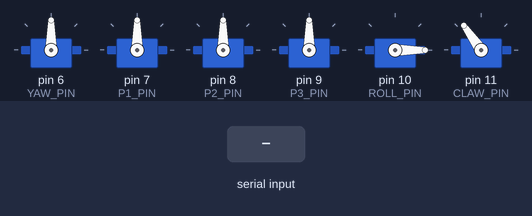
This sketch was run on a simulated Arduino Uno, built with avr-gcc and run on an emulated ATmega328P. Parts: 6 × servo. The test bench sets the inputs (shaded band).

Above: at 1.7 s.
1.8 s: "yaw:\n" received over Serial
At 3.0 s:
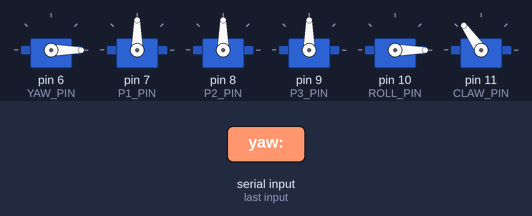
3.3 s: "p1:\n" received over Serial
At 4.1 s:
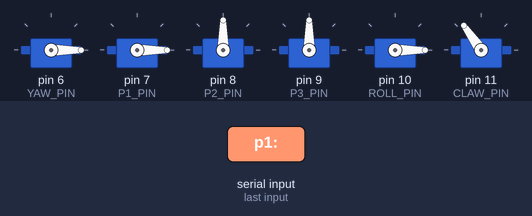
4.8 s: "p2:\n" received over Serial
At 5.8 s:
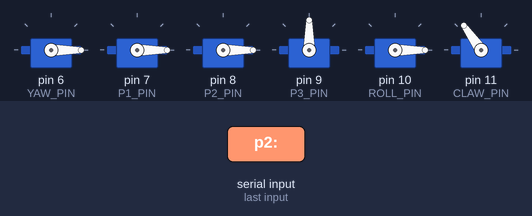
6.3 s: "p3:\n" received over Serial
At 6.8 s:
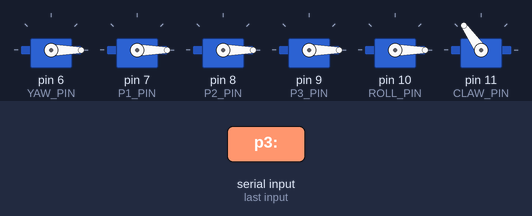
7.8 s: "cw:\n" received over Serial
At 8.9 s:
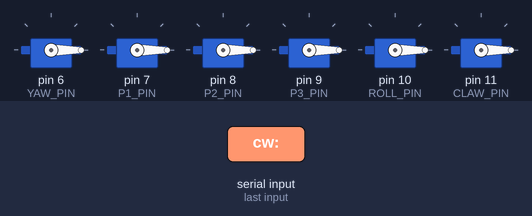
Timing chart, 0 to 10.3 s (numbered marks = the images above; inputs shaded):
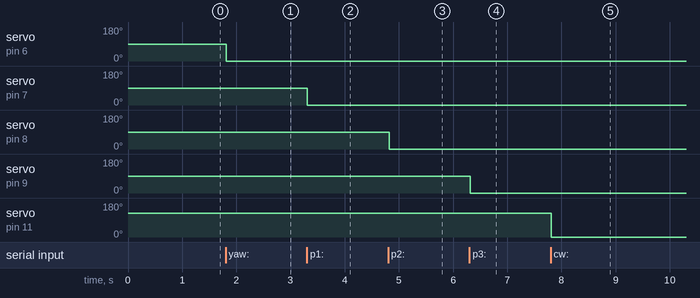

The sketch:

arm_controller.ino
```cpp
/*
  Simple Arduino arm controller compatible with serial lines like:
  yaw:90;p1:90;p2:45;p3:0;roll:90;cw:1\n
  Attach servos to pins configured in this file.
*/
#include <Servo.h>

Servo servoYaw;
Servo servoP1;
Servo servoP2;
Servo servoP3;
Servo servoRoll;
Servo servoClaw;

const int YAW_PIN = 6;
const int P1_PIN = 7;
const int P2_PIN = 8;
const int P3_PIN = 9;
const int ROLL_PIN = 10;
const int CLAW_PIN = 11;

float targetYaw=90, targetP1=90, targetP2=90, targetP3=90, targetRoll=0, targetClaw=90;

void setup() {
  Serial.begin(9600);
  servoYaw.attach(YAW_PIN);
  servoP1.attach(P1_PIN);
  servoP2.attach(P2_PIN);
  servoP3.attach(P3_PIN);
  servoRoll.attach(ROLL_PIN);
  servoClaw.attach(CLAW_PIN);
  // Write neutral/safe positions to micro servos on boot
  // Adjust these values to match your hardware neutral pose if needed
  int neutralYaw = 90;
  int neutralP1 = 90;
  int neutralP2 = 90;
  int neutralP3 = 90;
  int neutralRoll = 0;
  int neutralClaw = 125; // claw open

  servoYaw.write(neutralYaw);
  servoP1.write(neutralP1);
  servoP2.write(neutralP2);
  servoP3.write(neutralP3);
  servoRoll.write(neutralRoll);
  servoClaw.write(neutralClaw);
  delay(500);
}

void loop() {
  if (Serial.available()) {
    String line = Serial.readStringUntil('\n');
    line.trim();
    int idx;
    idx = line.indexOf("yaw:");
    if (idx >= 0) targetYaw = line.substring(idx+4, line.indexOf(';', idx)).toFloat();
    idx = line.indexOf("p1:");
    if (idx >= 0) targetP1 = line.substring(idx+3, line.indexOf(';', idx)).toFloat();
    idx = line.indexOf("p2:");
    if (idx >= 0) targetP2 = line.substring(idx+3, line.indexOf(';', idx)).toFloat();
    idx = line.indexOf("p3:");
    if (idx >= 0) targetP3 = line.substring(idx+3, line.indexOf(';', idx)).toFloat();
    idx = line.indexOf("roll:");
    if (idx >= 0) targetRoll = line.substring(idx+5, line.indexOf(';', idx)).toFloat();
    idx = line.indexOf("cw:");
    if (idx >= 0) targetClaw = line.substring(idx+3, line.indexOf(';', idx)).toFloat();
  }

  // Apply to servos
  servoYaw.write((int)targetYaw);
  servoP1.write((int)targetP1);
  servoP2.write((int)targetP2);
  servoP3.write((int)targetP3);
  servoRoll.write((int)targetRoll);
  // Map claw command to servo position (0/1 -> degrees)
  int clawDeg = (int)(targetClaw > 0.5 ? 125 : 0);
  servoClaw.write(clawDeg);

  delay(20);
}
```

Measured:
- after the input at 1.8 s, servo on pin 6 (YAW_PIN): 90° → 0° at once
- after the input at 3.3 s, servo on pin 7 (P1_PIN): 90° → 0° at once
- after the input at 4.8 s, servo on pin 8 (P2_PIN): 90° → 0° at once
- after the input at 6.3 s, servo on pin 9 (P3_PIN): 90° → 0° at once
- after the input at 7.8 s, servo on pin 11 (CLAW_PIN): 125° → 0° at once
